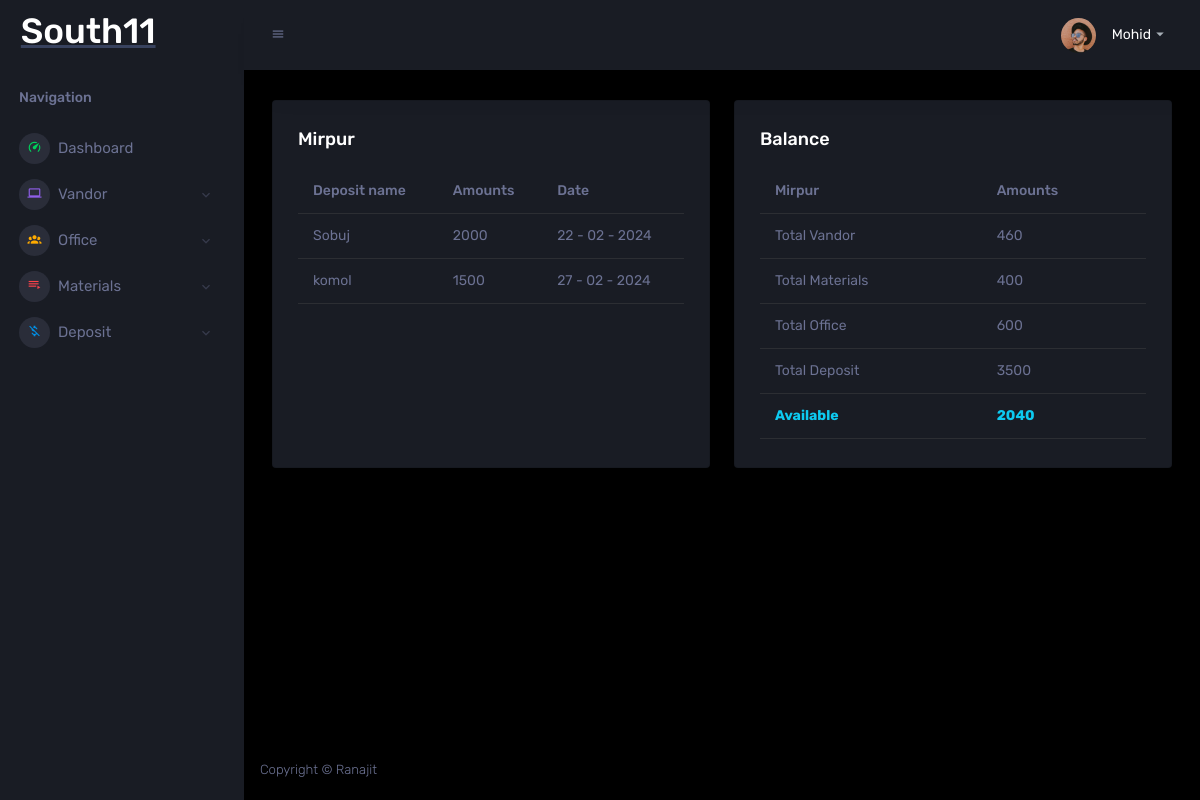
The page /clint_deposit_view_individual.php?deposit_project_id=9 (signed in) on the database its author committed.
### tables this page shows
CREATE TABLE `dev_tool` (
  `id` int(11) NOT NULL AUTO_INCREMENT,
  `big_title` varchar(12) NOT NULL,
  `mini_title` varchar(1) NOT NULL,
  PRIMARY KEY (`id`)
);

CREATE TABLE `project` (
  `id` int(11) NOT NULL AUTO_INCREMENT,
  `project_name` varchar(30) NOT NULL,
  `address` varchar(100) NOT NULL,
  `starting_date` date NOT NULL,
  PRIMARY KEY (`id`)
);

CREATE TABLE `deposit` (
  `id` int(11) NOT NULL AUTO_INCREMENT,
  `deposit_name` varchar(30) NOT NULL,
  `project_id` int(11) NOT NULL,
  `amount` int(11) NOT NULL,
  `deposit_date` date NOT NULL,
  PRIMARY KEY (`id`),
  KEY `p_d` (`project_id`)
);

### clint_deposit_view_individual.php (the view, shortened to what this page needs)
<?php
	if(isset($_SESSION["user_role"]) && $_SESSION["user_role"] == 'general'){
    	include "inc/top.php";
?>
  </head>
  <body>
    <div class="container-scroller">
      <?php
        include "inc/sidebar.php";
      ?>
      <div class="container-fluid page-body-wrapper">
        <?php
            include "inc/navbar.php";
        ?>
        <div class="main-panel">
			<div class="content-wrapper">
				<div class="row">
					<div class="col-lg-6 grid-margin stretch-card">
					<div class="card">
							<div class="card-body">
								<h4 class="card-title">
								<?php
										if(isset($_GET["deposit_project_id"])){
											$page_data = $_GET["deposit_project_id"];
											$view_expense_sql = "SELECT * FROM project INNER JOIN deposit ON project.id = deposit.project_id WHERE deposit.project_id = '$page_data';";
											$view_expense_query= mysqli_query($conn, $view_expense_sql);
											$count = mysqli_num_rows($view_expense_query);
											if($count > 0){
												$row = mysqli_fetch_assoc($view_expense_query);
												echo $row["project_name"];
											}else{
												echo "There is no Data";
											}
										}
									?>
								</h4>
								<div class="table-responsive">
									<table class="table">
										<thead>
											<tr>
												<th> Deposit name </th>
												<th> Amounts </th>
												<th> Date </th>
											</tr>
										</thead>
										<tbody>
											<?php
												if(isset($_GET["deposit_project_id"])){
													$p_d_id = $_GET["deposit_project_id"];
													$view_d_deposit = "SELECT *, DATE_FORMAT(deposit_date, '%d - %m - %Y') AS deposit_date FROM deposit INNER JOIN project ON project.id = deposit.project_id WHERE deposit.project_id='$p_d_id' ORDER BY deposit.id DESC";
													$view_d_deposit_query = mysqli_query($conn, $view_d_deposit);
													if(mysqli_num_rows($view_d_deposit_query) > 0){
														while($show_deposit = mysqli_fetch_assoc($view_d_deposit_query)){
											?>
											<tr>
												<td> <?php echo $show_deposit["deposit_name"]; ?> </td>
												<td> <?php echo $show_deposit["amount"]; ?> </td>
												<td> <?php echo $show_deposit["deposit_date"]; ?> </td>
											</tr>
											<?php
														}
													}
												}
											?>
										</tbody>
									</table>
								</div>
							</div>
						</div>
					</div>
					<div class="col-lg-6 grid-margin stretch-card">
						<div class="card">
							<div class="card-body">
								<h4 class="card-title">Balance</h4>
								<div class="table-responsive">
									<table class="table">
										<thead>
										<?php
												include_once 'db/db.php';
												if(isset($_GET["deposit_project_id"])){
												$p_id = $_GET["deposit_project_id"];
												$vandor_sql = "SELECT *, project.project_name, SUM(costing_amount) AS p_v_amount FROM `project` INNER JOIN vandor ON vandor.project_id = project.id INNER JOIN costing ON vandor.id = costing.vandor_id WHERE vandor.project_id = $p_id;";
												$vandor_query = mysqli_query($conn, $vandor_sql);
												$vandor_result = mysqli_fetch_assoc($vandor_query);
												$materials_sql = "SELECT *, project.project_name, SUM(m_amount) AS materials_amoount FROM `project` INNER JOIN materials ON project.id = materials.project_id WHERE materials.project_id = $p_id;";
												$materials_query = mysqli_query($conn, $materials_sql);
												$materials_result = mysqli_fetch_assoc($materials_query);
												$office_sql = "SELECT project.project_name, SUM(office_amount) AS office_amount FROM `office_cost` INNER JOIN project ON project.id = office_cost.project_id WHERE office_cost.project_id = $p_id;";
												$office_query = mysqli_query($conn, $office_sql);
												$office_result = mysqli_fetch_assoc($office_query);
												$deposit_sql = "SELECT project.project_name, SUM(amount) AS deposit_amount FROM `deposit` INNER JOIN project ON project.id = deposit.project_id WHERE deposit.project_id = $p_id;";
												$deposit_query = mysqli_query($conn, $deposit_sql);
												$deposit_result = mysqli_fetch_assoc($deposit_query);
												$total = $deposit_result["deposit_amount"] - ($vandor_result["p_v_amount"] + $materials_result["materials_amoount"] + $office_result["office_amount"]);
												}
											?>
											<tr>
												<th> <?php echo $vandor_result["project_name"]; ?> </th>
												<th> Amounts </th>
											</tr>
										</thead>
										<tbody>
											<tr>
												<td> Total Vandor </td>
												<td> <?php echo $vandor_result["p_v_amount"]; ?> </td>
											</tr>
											<tr>
												<td> Total Materials </td>
												<td><?php echo $materials_result["materials_amoount"]; ?> </td>
											</tr>
											<tr>
												<td> Total Office </td>
												<td> <?php echo $office_result["office_amount"]; ?></td>
											</tr>
											<tr>
												<td> Total Deposit </td>
												<td><?php echo $deposit_result["deposit_amount"]; ?> </td>
											</tr>
												<td class="font-weight-bold text-info"> Available </td>
												<td class="font-weight-bold text-info"> <?php echo $total; ?></td>
										</tbody>
									</table>
								</div>
							</div>
						</div>
					</div>
				</div>
			</div>
            <?php
                include "inc/footer.php";
            ?>
        </div>
      </div>
    </div>
    <?php
        include "inc/bottom.php";
	}else{
		header("location: index.php");
	}
    ?>

### inc/sidebar.php (shortened to what this page needs)
<nav class="sidebar sidebar-offcanvas" id="sidebar">
        <div class="sidebar-brand-wrapper d-none d-lg-flex align-items-center justify-content-center fixed-top">
          	<a class="sidebar-brand brand-logo" href="dashboard.php">
          	<h1 class="text-white">
				<?php
					$conn = mysqli_connect("localhost", "root", "", "banking");
					$u_sql = "SELECT * FROM dev_tool";
					$u_query = mysqli_query($conn, $u_sql);
					if($row=mysqli_fetch_assoc($u_query)){
						echo $row["big_title"];
					}
				?>
			</h1>
          	</a>
        </div>
		<?php
		if(isset($_SESSION["user_role"]) && $_SESSION["user_role"] == 'general'){
		?>
        <ul class="nav">
        	<li class="nav-item nav-category">
        		<span class="nav-link">Navigation</span>
        	</li>
        	<li class="nav-item menu-items">
				<a class="nav-link" href="dashboard.php">
					<span class="menu-icon">
						<i class="mdi mdi-speedometer"></i>
					</span>
					<span class="menu-title">Dashboard</span>
				</a>
        	</li>
         	<li class="nav-item menu-items">
				<a class="nav-link" data-bs-toggle="collapse" href="#ui-basic" aria-expanded="false" aria-controls="ui-basic">
					<span class="menu-icon">
						<i class="mdi mdi-laptop"></i>
					</span>
					<span class="menu-title">Vandor</span>
					<i class="menu-arrow"></i>
				</a>
          	</li>
			<li class="nav-item menu-items">
				<a class="nav-link" data-bs-toggle="collapse" href="#ui-vandor" aria-expanded="false" aria-controls="ui-vandor">
					<span class="menu-icon">
						<i class="mdi mdi-account-group"></i>
					</span>
					<span class="menu-title">Office</span>
					<i class="menu-arrow"></i>
				</a>
          	</li>
			<li class="nav-item menu-items">
				<a class="nav-link" data-bs-toggle="collapse" href="#ui-basic2" aria-expanded="false" aria-controls="ui-basic2">
					<span class="menu-icon">
						<i class="mdi mdi-playlist-play"></i>
					</span>
					<span class="menu-title">Materials</span>
					<i class="menu-arrow"></i>
				</a>
          	</li>
			  <li class="nav-item menu-items">
				<a class="nav-link" data-bs-toggle="collapse" href="#ui-basic3" aria-expanded="false" aria-controls="ui-basic3">
					<span class="menu-icon">
					<i class="mdi mdi-currency-usd-off"></i>
					</span>
					<span class="menu-title">Deposit</span>
					<i class="menu-arrow"></i>
				</a>
          	</li>
        </ul>
		<?php
		}
    	?>
    </nav>

### rows shown on the page
dev_tool: big_title "South11"
project: project_name "Mirpur"
deposit: deposit_name "Sobuj", amount "2000", deposit_date "22 - 02 - 2024"
deposit: deposit_name "komol", amount "1500", deposit_date "27 - 02 - 2024"

### other values the page prints
$_SESSION["user_name"] "Mohid"
$vandor_result["p_v_amount"] "460"
$materials_result["materials_amoount"] "400"
$office_result["office_amount"] "600"
$deposit_result["deposit_amount"] "3500"
$total "2040"
